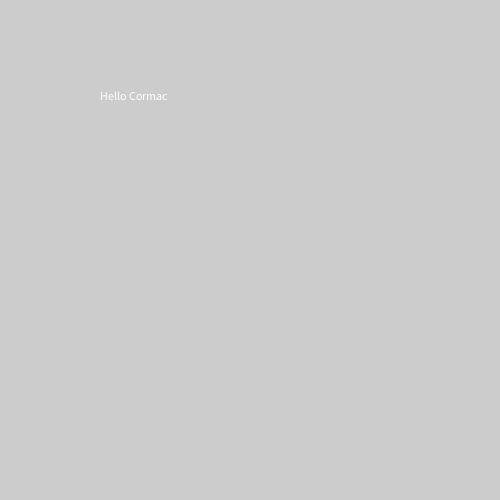
Frame 1 (no input)
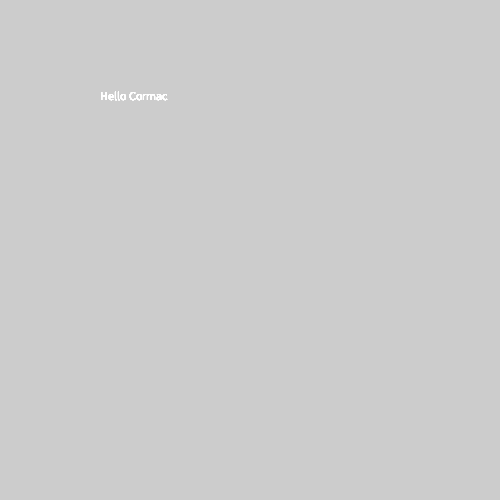
Frame 60 (the mouse pressed at the canvas centre just before this capture)
Frame 120 (the mouse held since frame 60 and released just before this capture): identical to frame 60, image omitted

The Processing sketch that drew these frames (run headless with seeded random() and noise(); from frame 60 on, the mouse is pressed at the canvas centre):

// Processing sketch: Class
// ── Class.pde
void setup()
{
  size(500, 500);
}

void draw()
{
  text("Hello Cormac", 100, 100);
}
